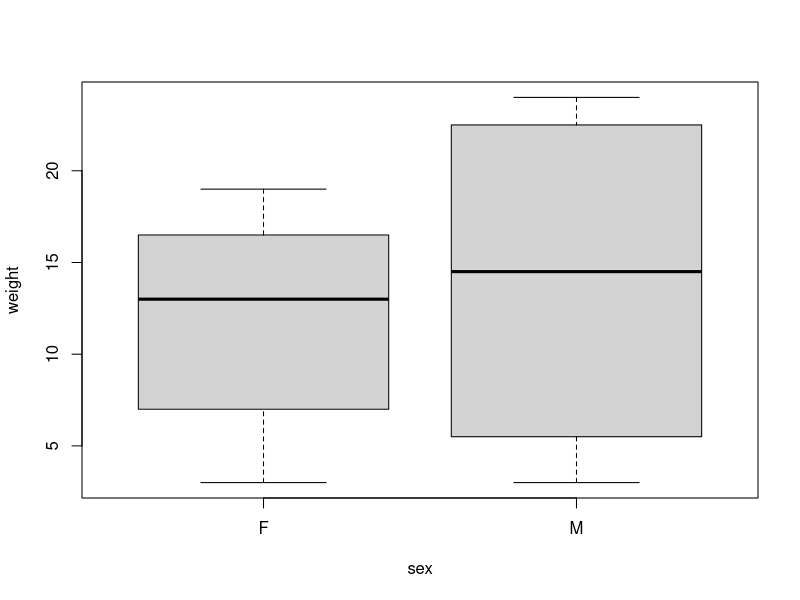
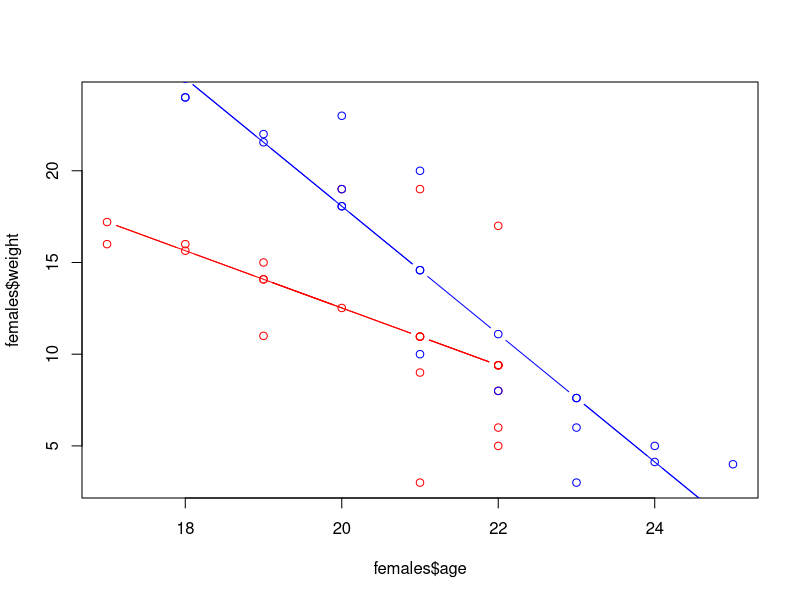

The R script that drew these images, in order:
## ---- chunk 1
knitr::opts_chunk$set(echo = TRUE)
## ---- chunk 2
library(tidyverse)
library(readxl)
## ---- chunk 3
data <- read_excel('data/vik_table_17_2.xlsx')
## ---- chunk 4
model1 <- lm(weight ~ sex, data = data)
summary(model1)
## ---- chunk 5
boxplot(weight ~ sex, data = data)
## ---- chunk 6
model2 <- lm(weight ~ sex * age, data = data)
summary(model2)
## ---- chunk 7
model.matrix(model2)
## ---- chunk 8
females <- filter(data, sex == 'F')
males <- filter(data, sex == 'M')

coefs <- coefficients(model2)

prediction_females <- coefs[1] + coefs[3]  * females$age 
prediction_males <- coefs[1] + coefs[2] +coefs[3]  * males$age + coefs[4] * males$age 

plot(females$age, females$weight, col='red', xlim = range(data$age), ylim = range(data$weight))
points(females$age, prediction_females, type='b', col='red')

points(males$age, males$weight, col='blue')
points(males$age, prediction_males, type='b', col='blue')

# To double check my equations
# points(data$age, model2$fitted.values, col='green')
# my_predications <- c(prediction_females, prediction_males)
# r_predications <- unname(model2$fitted.values)
## ---- chunk 9
anova(model1, model2)
